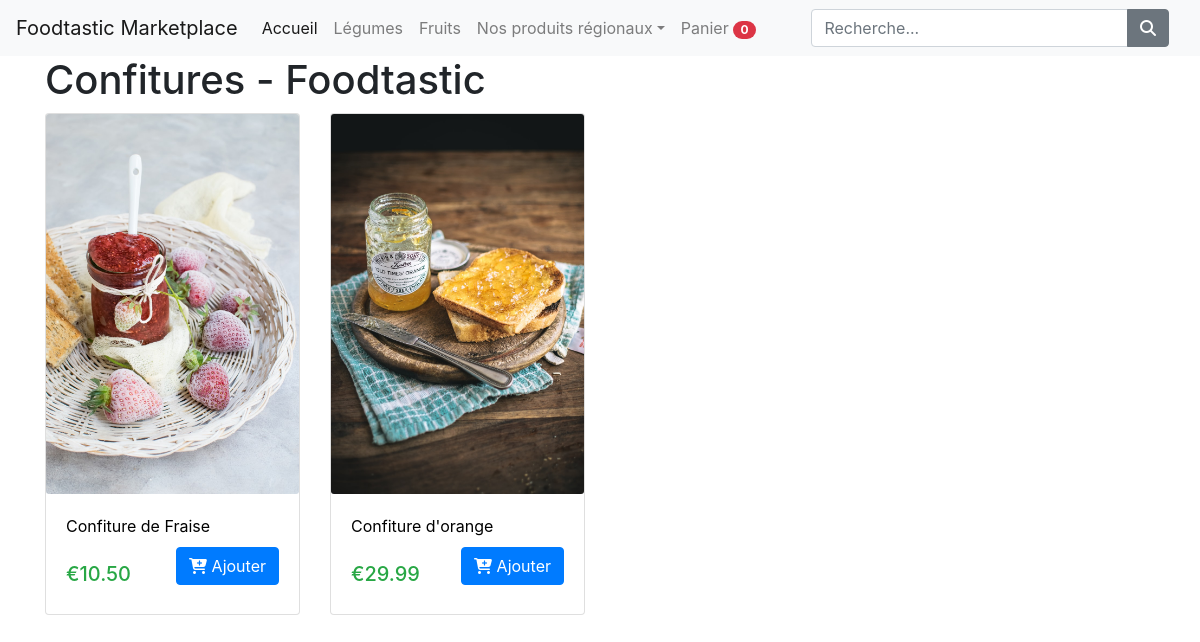
Page /confitures.php on the committed database.
### tables this page shows
CREATE TABLE `images_produits` (
  `id` int(11) NOT NULL,
  `produit_id` int(11) NOT NULL,
  `nomimgprod` varchar(512) NOT NULL,
  `datecrea` datetime NOT NULL,
  `datemodif` timestamp NOT NULL DEFAULT CURRENT_TIMESTAMP ON UPDATE CURRENT_TIMESTAMP
);

CREATE TABLE `produits` (
  `id` int(11) NOT NULL,
  `nomprod` varchar(512) NOT NULL,
  `description` mediumtext NOT NULL,
  `prixprod` decimal(10,2) NOT NULL,
  `id_categorie` int(11) NOT NULL,
  `nom_categorie` varchar(512) NOT NULL,
  `datecrea` datetime NOT NULL,
  `datemodif` timestamp NOT NULL DEFAULT CURRENT_TIMESTAMP
);

### decl_var_produits.php (called while the page is built, shortened)
<?php
include_once "objets/Produit.php";
include_once "objets/ImageProduit.php";
$bdd = new Bdd();
$db = $bdd->connectoBdd();
$produit = new Produit($db);
$image_produit = new ImageProduit($db);
$page = isset($_GET['page']) ? $_GET['page'] : 1;
$articles_par_page = 8;
$num_article = ($articles_par_page * $page) - $articles_par_page;
  ?>

### objets/Produit.php (called while the page is built, shortened)
<?php
class Produit {
    private $conn;
    private $nom_table = "produits";
    public function __construct($db) {
        $this->conn = $db;
    }
    private function lireParCategorie($id_categorie) {
        $req = "SELECT id, nomprod, description, prixprod, id_categorie, nom_categorie
                FROM " . $this->nom_table . "
                WHERE id_categorie = ?";
        $decl = $this->conn->prepare($req);
        $decl->bindParam(1, $id_categorie, PDO::PARAM_INT);
        $decl->execute();
        return $decl;
    }
    function lireParCategorieJam() {
        return $this->lireParCategorie(16);
    }
}

### confitures.php (called while the page is built, shortened)
<?php
include 'decl_var_produits.php';
include 'market_header.php';
include 'affiche_confitures.php';
include 'market_footer.php';
?>

### objets/ImageProduit.php (called while the page is built, shortened)
<?php
class ImageProduit {
    private $conn;
    private string $nom_table = "images_produits";
    public $produit_id;
    public function __construct($db) {
        $this->conn = $db;
    }
    function readFirst() {
        $req = "SELECT id, produit_id, nomimgprod
                FROM " . $this->nom_table . "
                WHERE produit_id = ?
                ORDER BY nomimgprod DESC
                LIMIT 0, 1";
        $decl = $this->conn->prepare($req);
        $this->produit_id = htmlspecialchars(strip_tags($this->produit_id));
        $decl->bindParam(1, $this->produit_id, PDO::PARAM_INT);
        $decl->execute();
        return $decl;
    }
}

### nos_confitures.php (the view, shortened to what this page needs)
<?php
while ($ligne = $decl->fetch(PDO::FETCH_ASSOC)){
    extract($ligne);
    echo "<div class='col-lg-3 mb-3'>";
        echo "<a href='Produit.php?id={$id}' class='lien-produit'>";
            $image_produit->produit_id=$id;
            $decl_image_produit=$image_produit->readFirst();
            while ($ligne_image_produit = $decl_image_produit->fetch(PDO::FETCH_ASSOC)){
                echo "<div class='card'>";
        echo "<img src='uploads/images/{$ligne_image_produit['nomimgprod']}' class='card-img' />";
        echo "<div class='card-body'>";
            echo "<p class='card-text nom-produit'>
            {$nomprod}
        </p>";
echo "</a>";
        echo "<div class='buy d-flex justify-content-between align-items-center'>";
            echo "<div class='price text-success'>";
                echo "<h5 class='mt-4'>&#8364;" . number_format($prixprod, 2, '.', ',') . "</h5>";
            echo "</div>";
            if(array_key_exists($id, $_SESSION['panier'])){
                echo "<a href='panier.php' class='btn btn-success btn-pill'> <i class='fas fa-shopping-cart'></i>
                    Panier
                </a>";
            }else{
                echo "<a href='ajouter_au_panier.php?id={$id}&page={$page}' class='btn btn-primary btn-pill'> <i class='fas fa-cart-plus'></i> Ajouter</a>";
            }
          echo "</div>";
        echo "</div>";
 echo "</div>";
  echo "</div>";
            }
}
?>

### css/market.css (style rules this page uses)
.lien-produit { color:#000000; }

### rows in the picture
images_produits: nomimgprod (picture), produit.nomprod "Confiture de Fraise", produit.prixprod "10.50"
images_produits: nomimgprod (picture), produit.nomprod "Confiture d'orange", produit.prixprod "29.99"

### other values in the picture
$compte_panier "0"
$titre_page "Confitures - Foodtastic"
